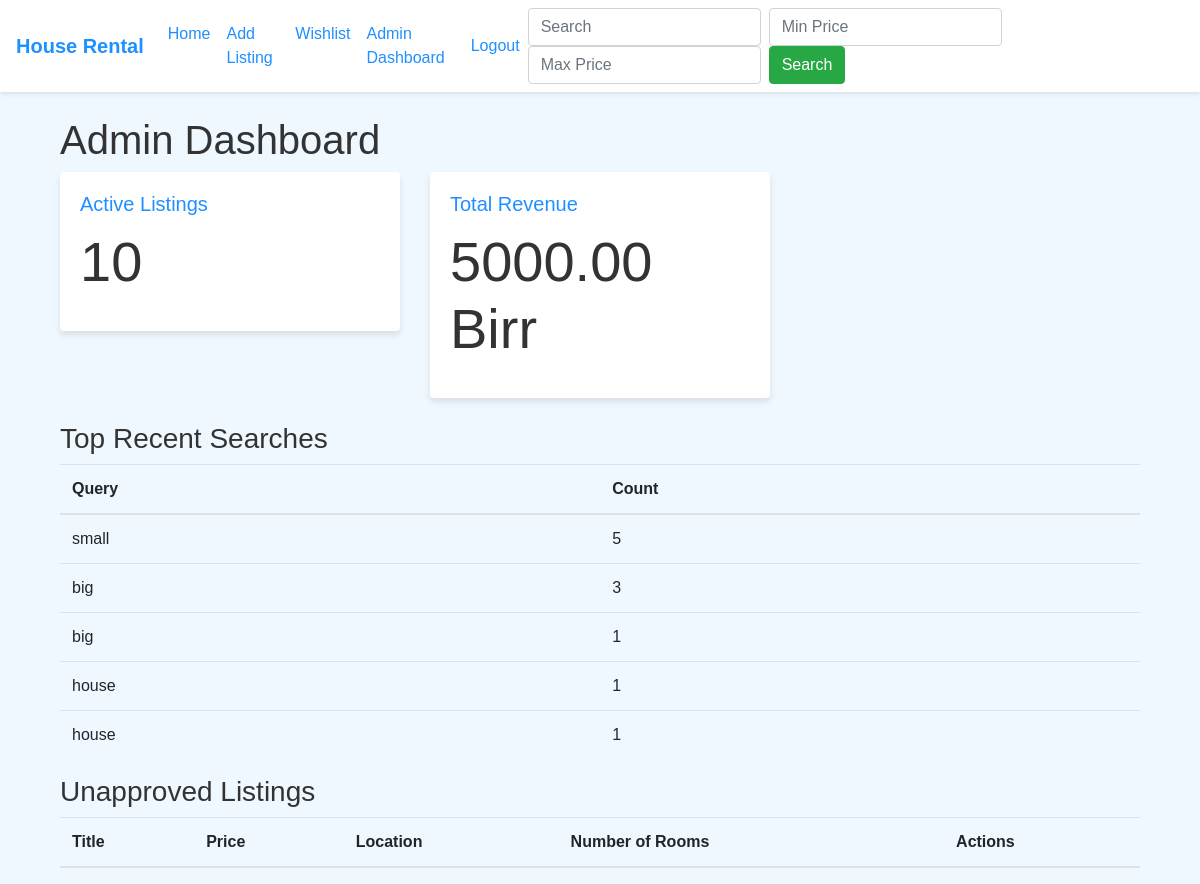
The app's page /admin_dashboard (signed in) with its own data.
### app.py (models this page shows)
class SearchTrend(db.Model):
    id = db.Column(db.Integer, primary_key=True)
    query = db.Column(db.String(100), nullable=False)
    count = db.Column(db.Integer, nullable=False)

### app.py (the view)
@app.route("/admin_dashboard", methods=['GET'])
@login_required
def admin_dashboard():
    if not current_user.is_authenticated:
        flash('Please log in to access the admin dashboard.', 'error')
        return redirect(url_for('login'))
    if current_user.role != 'admin':
        flash('You are not authorized to access the admin dashboard.', 'error')
        return redirect(url_for('home'))
    active_listings = HouseListing.query.filter(HouseListing.payDate != None).count()
    revenue = active_listings * 500  # Assuming each listing costs 500 birr
    unapproved_listings = HouseListing.query.filter(HouseListing.payDate.is_(None)).all()
    search_trends =  db.session.query(SearchTrend).order_by(SearchTrend.count.desc()).limit(5).all()
    return render_template('admin_dashboard.html',
                           active_listings=active_listings,
                           revenue=revenue,
                           search_trends=search_trends,
                           unapproved_listings=unapproved_listings
                           )

### app.py (called while the page is built)
@login_manager.user_loader
def load_user(user_id):
    return User.query.get(int(user_id))

### templates/admin_dashboard.html (shortened to what this page needs)
{% extends "base.html" %}
{% block content %}
<!DOCTYPE html>
<html lang="en">
<head>
</head>
<body>
    <div class="container mt-4">
        <h1>Admin Dashboard</h1>
        <div class="row mb-4">
            <div class="col-md-4">
                <div class="card">
                    <div class="card-body">
                        <h5 class="card-title">Active Listings</h5>
                        <p class="display-4">{{ active_listings }}</p>
                    </div>
                </div>
            </div>
            <div class="col-md-4">
                <div class="card">
                    <div class="card-body">
                        <h5 class="card-title">Total Revenue</h5>
                        <p class="display-4">{{ "%.2f"|format(revenue) }} Birr</p>
                    </div>
                </div>
            </div>
        </div>
        <h3>Top Recent Searches</h3>
        <table class="table">
            <thead>
                <tr>
                    <th>Query</th>
                    <th>Count</th>
                </tr>
            </thead>
            <tbody>
                {% for search in search_trends %}
                <tr>
                    <td>{{ search.query }}</td>
                    <td>{{ search.count }}</td>
                </tr>
                {% endfor %}
            </tbody>
        </table>
        <h3>Unapproved Listings</h3>
        <table class="table">
            <thead>
                <tr>
                    <th>Title</th>
                    <th>Price</th>
                    <th>Location</th>
                    <th>Number of Rooms</th>
                    <th>Actions</th>
                </tr>
            </thead>
        </table>
    </div>
</body>
</html>
{% endblock %}

### templates/base.html (shortened to what this page needs)
<!DOCTYPE html>
<html lang="en">
<head>
    <link rel="stylesheet" href="https://stackpath.bootstrapcdn.com/bootstrap/4.5.2/css/bootstrap.min.css">
    <link rel="stylesheet" href="{{ url_for('static', filename='style.css') }}">
    <link rel="stylesheet" href="https://cdnjs.cloudflare.com/ajax/libs/font-awesome/6.0.0/css/all.min.css" />
</head>
<body>
    <nav class="navbar navbar-expand-lg navbar-dark bg-primary">
        <a class="navbar-brand" href="{{ url_for('home') }}">House Rental</a>
        <div class="collapse navbar-collapse" id="navbarNav">
            <ul class="navbar-nav mr-auto">
                <li class="nav-item">
                    <a class="nav-link" href="{{ url_for('home') }}">Home</a>
                </li>
                {% if current_user.is_authenticated %}
                <li class="nav-item">
                    <a class="nav-link" href="{{ url_for('add_listing') }}">Add Listing</a>
                </li>
                <li class="nav-item">
                    <a class="nav-link" href="{{ url_for('wishlist') }}">Wishlist</a>
                </li>
                {% if current_user.is_authenticated and current_user.role == 'admin' %}
                  <li class="nav-item">
                    <a class="nav-link" href="{{ url_for('admin_dashboard') }}">Admin Dashboard</a>
                  </li>
                {% endif %}
                {% endif %}
            </ul>
            <ul class="navbar-nav">
              {% if current_user.is_authenticated %}
                <li class="nav-item">
                    <a class="nav-link" href="{{ url_for('logout') }}" onclick="return confirmLogout()">Logout</a>
                </li>
              {% endif %}
            </ul>
            <form class="form-inline my-2 my-lg-0" action="{{ url_for('search') }}" method="get">
                <input class="form-control mr-sm-2" type="search" placeholder="Search" aria-label="Search" name="query">
                <input class="form-control mr-sm-2" type="number" placeholder="Min Price" name="min_price">
                <input class="form-control mr-sm-2" type="number" placeholder="Max Price" name="max_price">
                <button class="btn btn-success my-2 my-sm-0" type="submit">Search</button>
            </form>
        </div>
    </nav>
    <div class="container mt-4">
        {% block content %}{% endblock %}
    </div>
</body>
</html>

### static/style.css (style rules this page uses)
body { font-family: Arial, sans-serif; background-color: #f0f8ff; color: #333; }
.navbar { margin-bottom: 20px; background-color: #ffffff !important; box-shadow: 0 2px 4px rgba(0, 0, 0, 0.1); }
.navbar-brand { color: #1e90ff !important; font-weight: bold; }
.nav-link { color: #1e90ff !important; }
.card { border: none; box-shadow: 0 4px 6px rgba(0, 0, 0, 0.1); transition: transform 0.2s; }
.card-title { color: #1e90ff; }

### records on screen
SearchTrend: query "small", count "5"
SearchTrend: query "big", count "3"
SearchTrend: query "big", count "1"
SearchTrend: query "house", count "1"
SearchTrend: query "house", count "1"

### other values on screen
{{ active_listings }} "10"
{{ "%.2f"|format(revenue) }} "5000.00"
